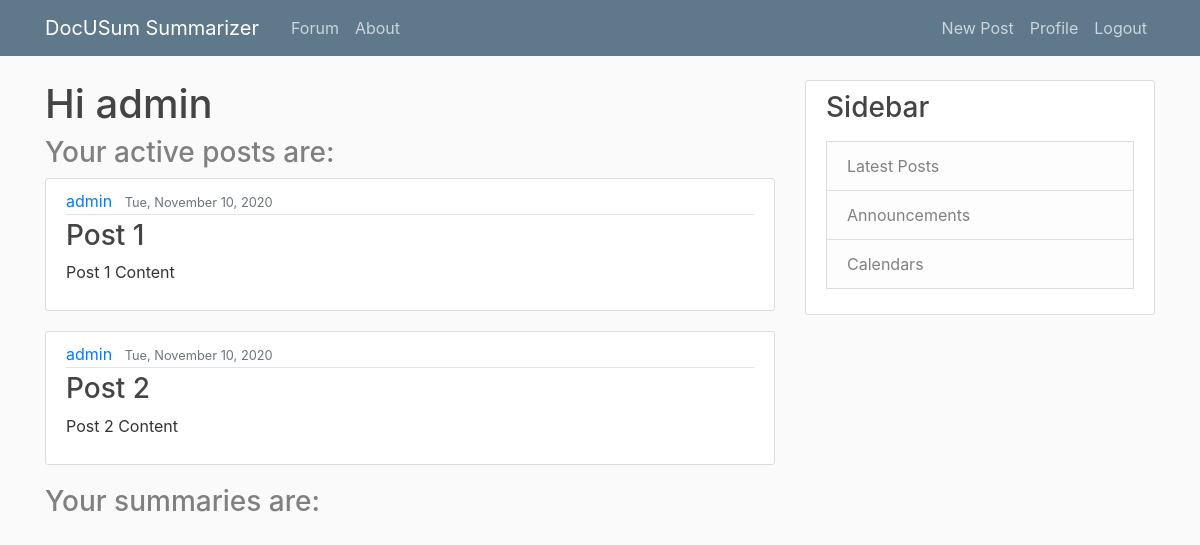
The page /profile/ (signed in) on the database as committed earlier.
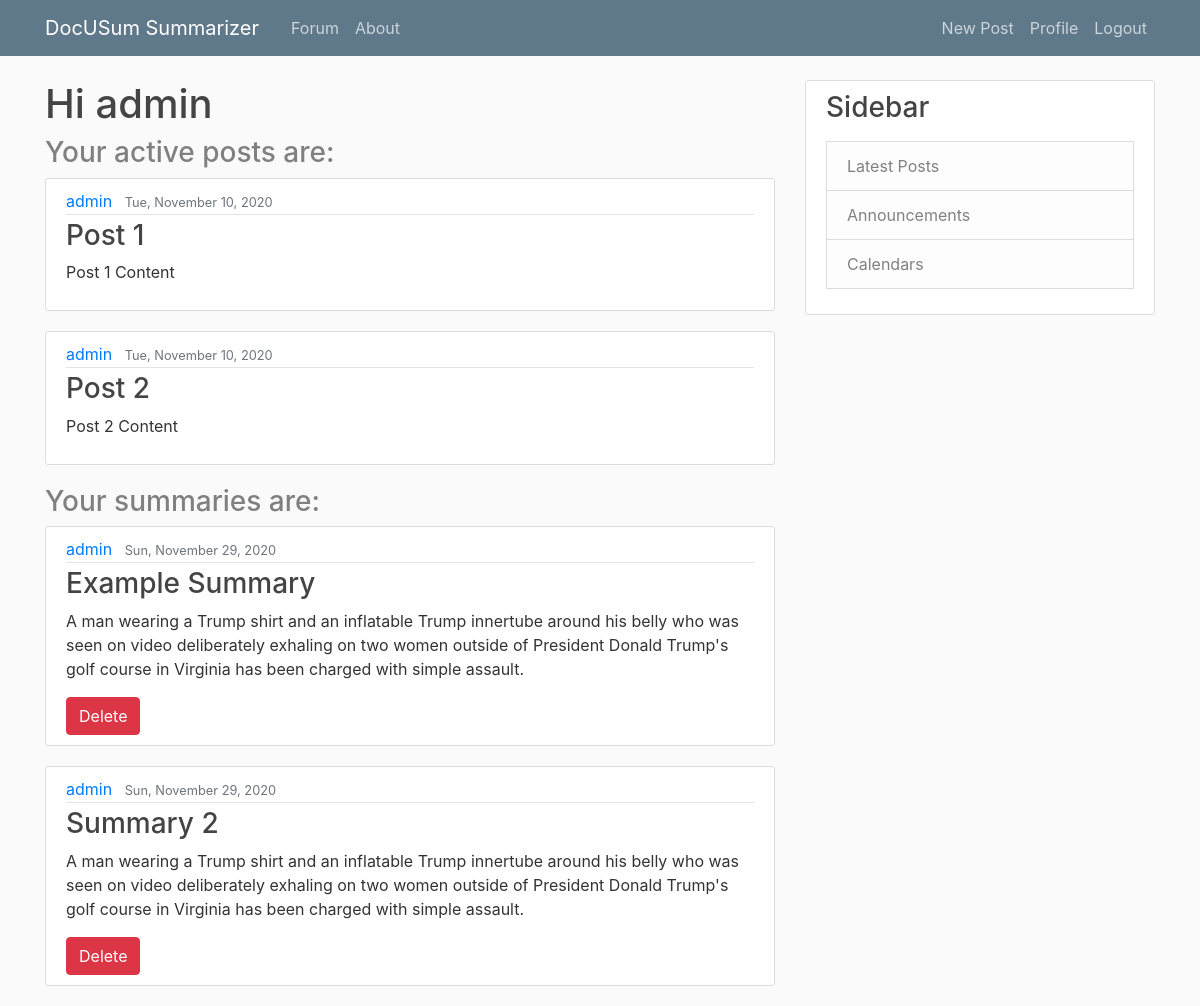
The same page on the database as committed later.
### forum/models.py (models this page shows, shortened)
class Post(models.Model):
    title = models.CharField(max_length=100)
    content = models.TextField()
    date_posted = models.DateTimeField(default=timezone.now)
    author = models.ForeignKey(User,on_delete=models.CASCADE) # delete post if

### summarize/models.py (models this page shows, shortened)
class Summary(models.Model) :
    title = models.CharField(max_length=100)
    content = models.TextField()
    date_posted = models.DateTimeField(default=timezone.now)
    author = models.ForeignKey(User,on_delete=models.CASCADE) # The user that generated the summary

### users/views.py (the view)
# urls.py: path('profile/', user_views.profile, name='profile'),
@login_required
def profile(request):
    if request.method == 'POST' :
        try :
            summary = Summary.objects.get(pk=str(request.POST['action'])) # Delete the selected summary
            summary.delete()
        except :
            pass
    return render(request, 'users/profile.html', {'posts': Post.objects.all(), 'summaries': Summary.objects.all()})

### users/templates/users/profile.html (shortened to what this page needs)
{% extends "forum/base.html" %}
{% load crispy_forms_tags %}
{% block content %}
    <h1>Hi {{ user.username }}</h1>
    <h3 style="color:grey;">Your active posts are:</h3>
    {% for post in posts %}
    	{% if post.author == user %}
    	<article class="media content-section">
		<div class="media-body">
			<div class="article-metadata">
				<a class="mr-2" href="#">{{ post.author }}</a>
				<small class="text-muted">{{ post.date_posted|date:"D, F j, Y" }}</small>
			</div>
			<h3><a class="article-title" href="{% url 'post-detail' post.id %}">{{ post.title }}</a></h3>
			<p class="article-content">{{ post.content }}</p>
		</div>
	</article>
	{% endif %}
    {% endfor %}
    <h3 style="color:grey;">Your summaries are:</h3>
    {% for summary in summaries %}
    	{% if summary.author == user %}
		<article class="media content-section">
			<div class="media-body">
				<div class="article-metadata">
					<a class="mr-2" href="#">{{ summary.author }}</a>
					<small class="text-muted">{{ summary.date_posted|date:"D, F j, Y" }}</small>
				</div>
				<h3>{{ summary.title }}</h3>
				<p class="article-content">{{ summary.content }}</p>
				<form method="POST">
					<button class="btn btn-danger" type="submit" name="action" value={{ summary.id }}>Delete</button>
				</form>
			</div>
		</article>
	{% endif %}
    {% endfor %}
{% endblock content %}

Rows that differ between the two databases and show on the page:
added Summary: author "admin", date_posted "Sun, November 29, 2020", title "Example Summary", content "A man wearing a Trump shirt and an inflatable Trump innertube around his belly who was seen on video deliberately exhaling on two women outside of President Donald Trump's golf course in Virginia has been charged with simple assault.", {{ summary.id }} 19 (drawn)
added Summary: author "admin", date_posted "Sun, November 29, 2020", title "Summary 2", content "A man wearing a Trump shirt and an inflatable Trump innertube around his belly who was seen on video deliberately exhaling on two women outside of President Donald Trump's golf course in Virginia has been charged with simple assault.", {{ summary.id }} 23 (drawn)
